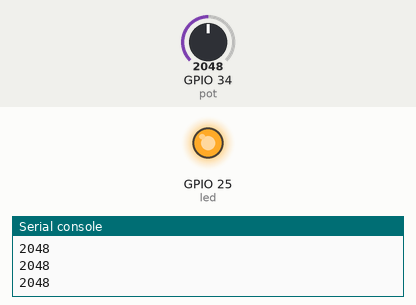
This program was run on a simulated ESP32 board running MicroPython. Shown: output pins drawn as LEDs (lit = HIGH), the last lines printed to the serial console. The inputs (shaded band) are chosen by the test bench; at power-on: GPIO 34 (pot) = 2048 (analog values on the 0–4095 scale).

Above: at 1.2 s.
1.3 s: GPIO 34 (pot) set to 2863
2.8 s: GPIO 34 (pot) set to 2972
At 3.3 s:
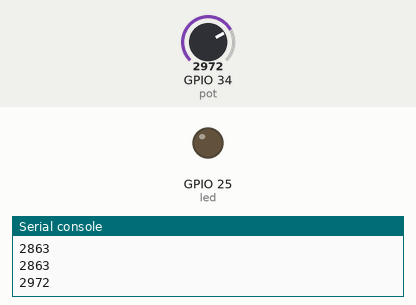
4.5 s: GPIO 34 (pot) set to 2866
At 5.7 s:
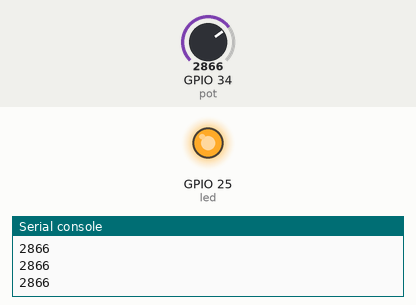
6.0 s: GPIO 34 (pot) set to 2940
At 6.9 s:
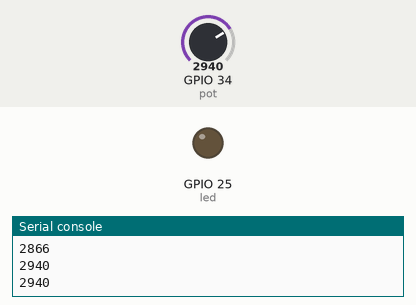
Timing chart, 0 to 8.5 s (numbered marks = the images above; inputs shaded):
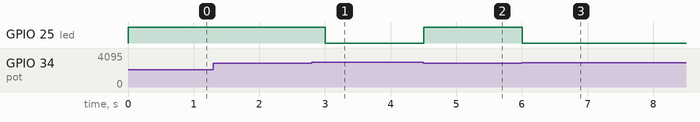

The program:

0416.py
```python
from machine import Pin, ADC
from time import sleep

pot = ADC(Pin(34))
pot.atten(ADC.ATTN_11DB)
led = Pin(25,Pin.OUT)

THRESHOLD=2900

while True:
    pot_value = pot.read()
    print(pot_value)

    if pot_value > THRESHOLD:
        led.value(0)
    else:
        led.value(1)

    sleep(0.5)
```

Measured:
- the behaviour switches between 2900 and 2901 on GPIO 34 (pot) (found by bisection; images 0 and 1)
- after the input at 2.8 s, GPIO 25 (led): HIGH → LOW after 0.20 s
- after the input at 4.5 s, GPIO 25 (led): LOW → HIGH at once
- after the input at 6.0 s, GPIO 25 (led): HIGH → LOW at once
